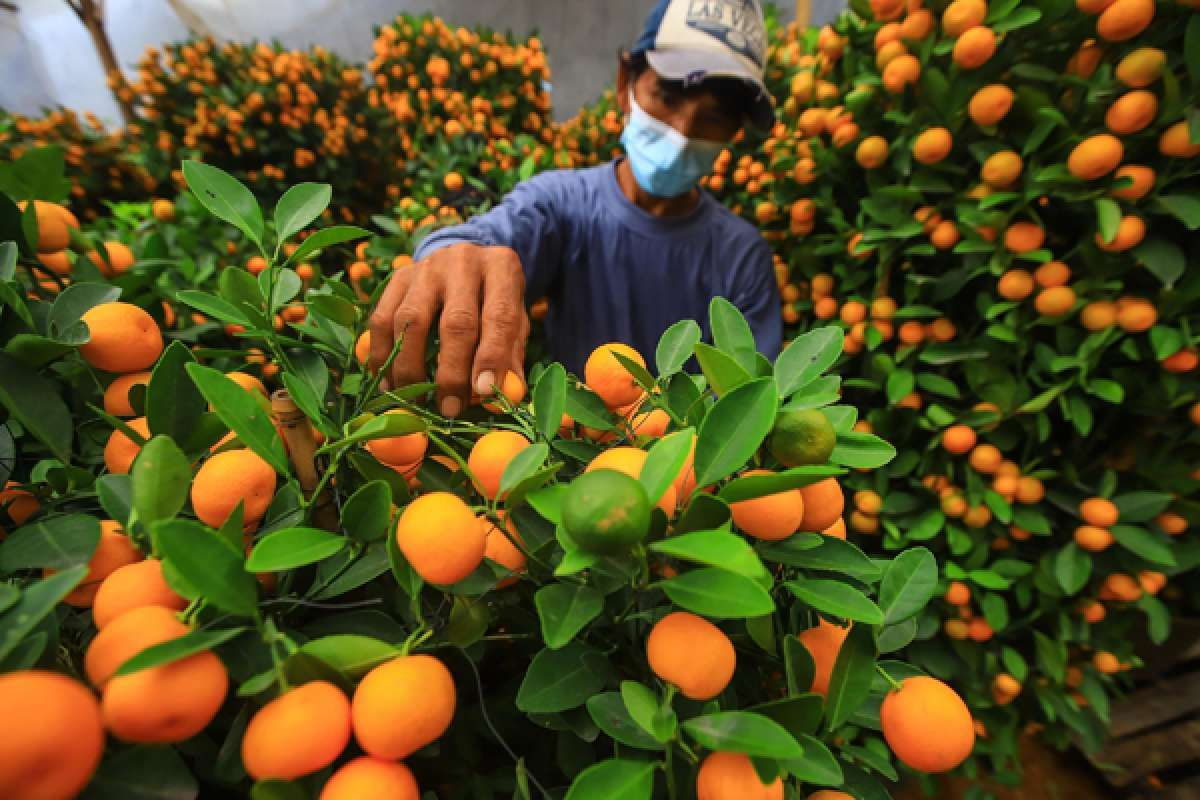
#> input picture M3 - Dasar OpenCV/orange.jpg, 1200 x 800 px
$ jupyter execute --allow-errors 'Praktikum 3.1. Dasar Pengolahan Citra dengan OpenCV.ipynb'   (shell and % lines are left out)
#> lines starting #> are read from the running program, lines starting #| are printed output that depends on the picture; after the words box and inside, x2 and y2 are one past the last pixel; in counts of white or black regions, pixels touching at a corner belong together
<a href="https://colab.research.google.com/github/priskach/PCD_TI_FSaintek/blob/main/M3%20-%20Dasar%20OpenCV/Praktikum%203.1.%20Dasar%20Pengolahan%20Citra%20dengan%20OpenCV.ipynb" target="_parent"></a>

# **Dasar Pengolahan Citra dengan OpenCV dan Rasterio**

Pada pelajaran sebelumnya, kita telah pelajari mengenai bagaimana Google Colab dapat digunakan untuk menjalankan perintah-perintah Python pada baris-baris cell-nya. Pada latihan ini kita akan menggunakan beberapa modul Python yang berhubungan dengan pengolahan Citra: *OpenCV* dan *Rasterio*.

Materi praktikum pada minggu ini adalah sub-topik sebagai berikut:
- Mengenal Perangkat Pengolahan Citra: OpenCV dan Rasterio
- Memahami struktur data citra
- Mengenal format Data Citra: COG
- Menghitung Statistik Citra
- Menampilkan histogram dan diagram pencar (*scatter plot*) dari data citra satelit

## *Dasar-dasar Citra dan Computer Vision dengan OpenCV*

### Persiapan Data

Sebagaimana dibahas pada [latihan sebelumnya](https://colab.research.google.com/github/danylaksono/OpenCV-PCD/blob/main/Minggu%201_%20Panduan%20Google%20Colab%20untuk%20PCD.ipynb), OpenCV merupakan salah satu modul Python yang digunakan untuk pengolahan citra pada *level rendah*. Maksudnya, OpenCV menyediakan fungsi-fungsi yang paling mendasar hingga cukup kompleks untuk pengolahan citra dalam *computer vision*.

Pada latihan sebelumnya telah dibahas mengenai bagaimana menggunakan Google Colab sebagai sebuah console interactive Python (iPython) Notebook. Dengan Google Colab, kita dapat membuat sebuah notebook berisi serangkaian perintah dalam bahasa Python untuk menjalankan fungsi tertentu, termasuk pengolahan citra. Pada minggu ini akan dibahas secara khusus mengenai penggunaan OpenCV untuk melakukan pengolahan citra sederhana.

Untuk latihan ini, pelajari kembali mengenai cara untuk mengunggah dan menggunakan berkas (misalnya file foto) pada Google Colab. Cara lain yang dapat dilakukan adalah dengan menggunakan fungsi *upload file* pada Google Colab. Untuk latihan ini, unggah file '**orange.jpg**' dari link berikut:

https://drive.google.com/uc?id=1kc8QA4GIHqaQusFlcGd91cUNnb3nr7GU

[cell 1]
# upload file yang sudah diunduh
# file akan disimpan sesuai dengan nama file yang diunggah
from google.colab import files
file = files.upload()
#> the answer given: orange.jpg

Setelah mengunggah file '**orange.jpg**' ke tombol di atas, kita dapat lakukan cek untuk memeriksa isi dari folder saat ini. perintah `ls` merupakan perintah Linux untuk keperluan ini.

Dapat kita lihat bahwa file 'orange.jpg' telah berhasil diunggah pada folder tempat Google Colab ini dijalankan. Selanjutnya, kita dapat memanggil file tersebut untuk pengolahan dengan OpenCV.

### Menggunakan OpenCV

Untuk menggunakan OpenCV, kita akan memanggil fungsi **cv2** dari library OpenCV versi 4 yang sudah tersedia pada Google Colab. Untuk itu, kita tidak perlu melakukan instalasi modul ini menggunakan perintah `pip` seperti yang kita lakukan pada modul **rasterio** di latihan sebelumnya. Kita langsung dapat memanggil modul-modul **cv2** menggunakan perintah:

```
import cv2
```

Khusus untuk penggunaan OpenCV di Google Colab, terdapat satu fungsi yang memerlukan *patch* atau perbaikan, yaitu ```cv2.imshow()```. Fungsi ini digunakan untuk menampilkan gambar pada OpenCV. Di Google Colab, fungsi ini digantikan dengan baris perintah berikut:

``` from google.colab.patches import cv2_imshow ```

selanjutnya fungsi ```cv2.imshow()``` digantikan dengan fungsi ```cv2_imshow()```.

Untuk mencoba, jalankan baris perintah berikut:

[cell 2]
# memanggil library opencv
import cv2

# memanggil fungsi google colab untuk perbaikan cv2.imshow
from google.colab.patches import cv2_imshow

# menyimpan gambar dengan fungsi imread dari OpenCV
img = cv2.imread("orange.jpg")
#> img is the input picture: shape (800, 1200, 3); mean B, G, R 32.9, 78.7, 88.4
# sesuaikan dengan nama file yang diunggah pada cell sebelumnya

# menampilkan gambar dengan fungsi cv2_imshow
cv2_imshow(img)

# lihat tipe data img. disimpan sebagai apa?
print(type(img))
#| <class 'numpy.ndarray'>

**Keterangan:**

*import*	adalah fungsi Python untuk memanggil modul di luar fungsi dasar yang disediakan

*cv2*	adalah nama modul Python yang digunakan untuk memanggil fungsi-fungsi OpenCV

*numpy*	modul Python untuk pengolahan matriks (ingat bahwa citra pada OpenCV dianggap sebagai matrix)
matplotlib	modul Python untuk melakukan fungsi plotting

*cv2.imread*	perintah yang digunakan pada modul cv2 untuk memanggil citra

*cv2_imshow*	perintah yang digunakan pada modul cv2 untuk menampilkan citra. Argumen yang diperlukan adalah nama  citra yang dipanggil

Perintah di atas menggunakan *cv2.imread* untuk memanggil citra. Pada script di atas,

```img = cv2.imread('orange.jpg')```

menunjukkan bahwa citra ‘orange.jpg’ disimpan pada variable bernama ```img```.

Selain fungsi **imshow** di atas, dapat digunakan juga Matplotlib untuk menampilkan gambar. Kode yang digunakan adalah ```plt.imshow()``` dengan terlebih dulu memanggil fungsi ```plt``` dari library Matplotlib:

[cell 3]
# memanggil fungsi plt dari matplotlib
from matplotlib import pyplot as plt

# membuat sebuah variabel kosong 'fig'
fig = plt.figure()
fig.add_subplot(121)
# subplot (jumlah baris, jumlah kolom, urutan)

# menampilkan gambar dengan fungsi plt
plt.imshow(img)

# plotting gambar
fig.add_subplot(122)
# subplot, formatnya: (jumlah baris, jumlah kolom, urutan)
img2 = cv2.cvtColor(img, cv2.COLOR_BGR2RGB)
plt.imshow(img2)


plt.show() #untuk menampilkan plot
#> figure, not shown here; B, G, R data is drawn as R, G, B

> **Pertanyaan**: Mengapa warnanya berubah jadi biru?

Beberapa perintah lain yang dapat digunakan untuk mengakses properti citra ```img``` adalah:

[cell 4]
print(img.shape) #menampilkan resolusi
#| (800, 1200, 3)
print(img.size) #menampilkan ukuran data pada media penyimpan
#| 2880000
print(img.dtype) #image datatype (kedalaman bit)
#| uint8

Demikian pula operasi-operasi matriks lainnya dapat diterapkan pada citra yang sudah dipanggil. Untuk detilnya silahkan merujuk Dokumentasi OpenCV

### Ekstraksi Band

Sebuah citra dapat dipecah pada band penyusunnya dengan menggunakan perintah ```cv2.split()```.

[cell 5]
# Band blue, green dan red masng-masing disimpan pada variabel b,g,r
b, g, r = cv2.split(img)

atau bisa juga dengan menggunakan operasi index pada matriks img:

[cell 6]
b = img[...,0]  # blue channel
g = img[...,1]  # green channel
r = img[...,2]  # red channel

Perhatikan bagaimana tiap band disusun pada variabel yang menyimpan gambar: *masing-masing band disusun sebagai sebuah array di dalam array*. Ingat bahwa pada Python, index sebuah array **dimulai dari angka nol**.

Selanjutnya masing-masing band dapat ditampilkan dengan menggunakan ```cv2_imshow``` atau ```plt.imshow```:

[cell 7]
cv2_imshow(b); # menampilkan band biru

Cobalah latihan yang sama dengan menggunakan band lain. Bagaimana tampilan dari masing-masing citra? apa perbedaannya?

### Transformasi Colorspace

Citra pada OpenCV disimpan dalam susunan BGR (*Blue, Green, Red*). Adakalanya untuk berbagai keperluan perlu dilakukan transformasi colorspace BGR menjadi format lain, misalnya HSV (*Hue Saturation Value*). Penggunaan Colorspace HSV bertujuan untuk mendekati bagaimana cara mata manusia mengenali warna. Contoh penggunaannya adalah untuk melakukan ekstraksi objek berdasarkan warna dan kecerahannya.

> Pelajaran yang dapat diambil adalah bahwa tiap program pengolah citra dapat memiliki susunan *colorspace* yang berbeda. Perhatikan bagaimana pengaruh susunan band ini terhadap komposit citra yang dihasilkan

Fungsi yang digunakan untuk melakukan transformasi adalah ```cv2.cvtColor()```

[cell 8]
# konversi BGR dari variable img ke colorspace HSV
hsv = cv2.cvtColor(img, cv2.COLOR_BGR2HSV);
#> hsv: shape (800, 1200, 3); mean H, S, V 37.9, 178.3, 102.7

Fungsi di atas mentransformasi citra 'img' ke dalam kelas warna HSV menggunakan fungsi COLOR_BGR2HSV. Untuk fungsi transformasi lain silahkan merujuk dokumentasi OpenCV.
Hasil konversi juga dapat dipecah ke dalam masing-masing band:

[cell 9]
# memisahkan hue, saturation dan value
h, s, v = cv2.split(hsv)
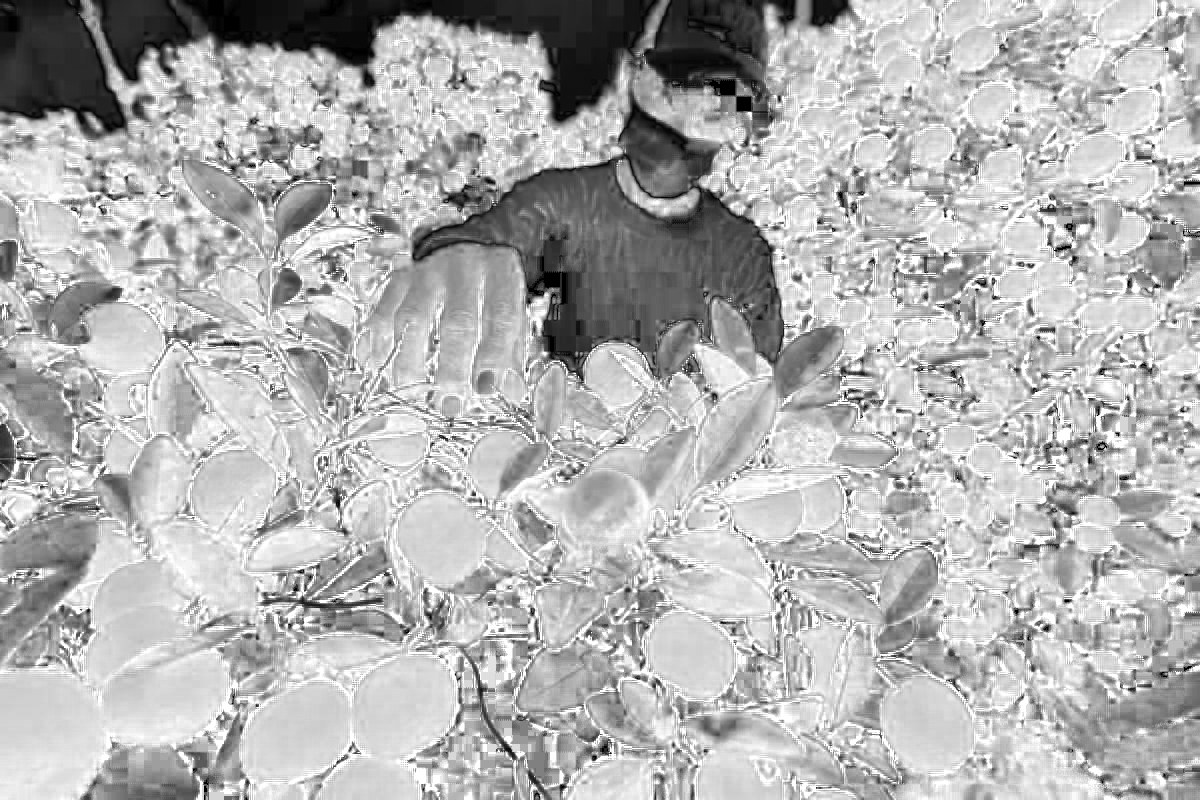
#> s: shape (800, 1200); min 0, max 255, mean 178.3
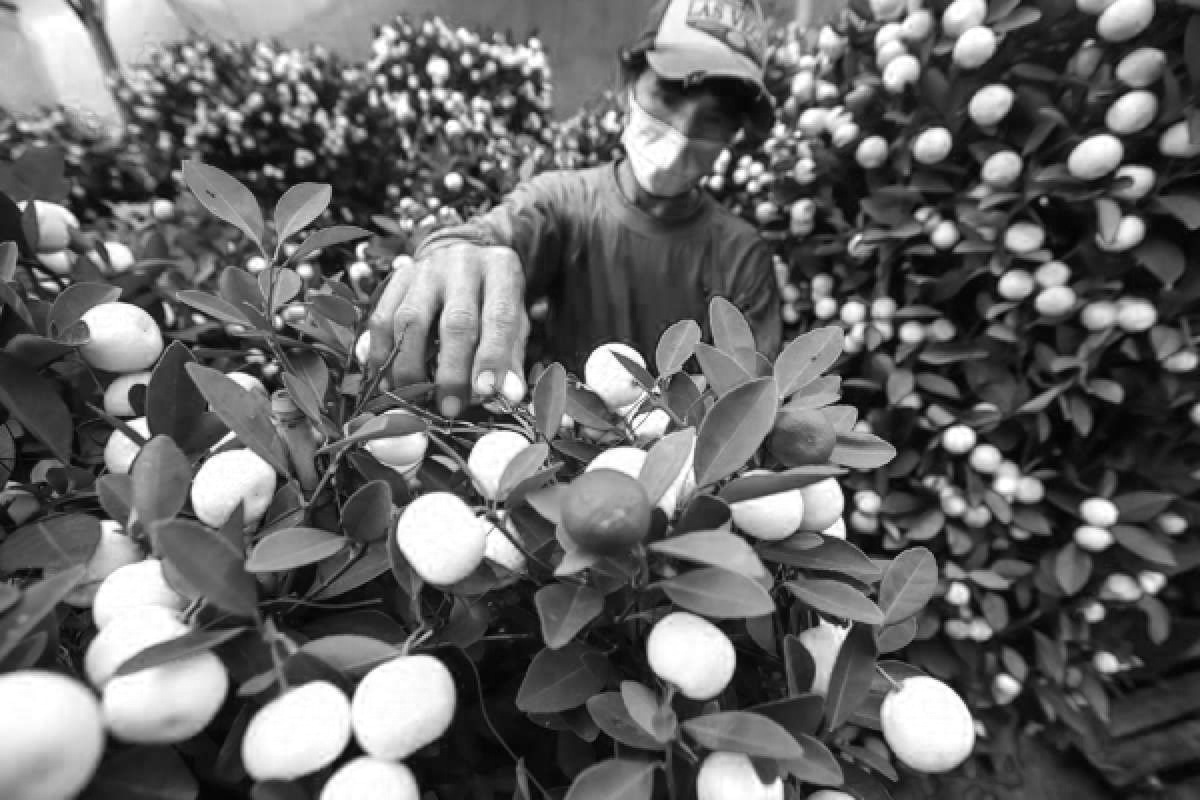
#> v: shape (800, 1200); min 0, max 255, mean 102.7

# menampilkan band hue
cv2_imshow(h)

Hasil di atas adalah visualisasi untuk band Hue. Bagaimana tampilan dari Band lain?

### Menampilkan Histogram Citra

Histogram dapat ditampilkan dengan menggunakan banyak cara. Fungsi yang dapat digunakan antara lain ```cv2.calcHist()```, ```np.histogram()``` dan ```plt.hist()```.

Adapun parameter untuk fungsi cv2.calcHist() adalah sebagai berikut:

```cv.calcHist(images, channels, mask, histSize, ranges[, hist[, accumulate]])```

* images : gambar yang dibaca menggunakan fungsi cv.read dengan type uint8 or float32. Gambar ini harus dinyatakan sebagai sebuah array dengan kurung siku "[img]".
* channels : band yang akan dihitung histogramnya. Gunakan [0] untuk citra *grayscale*. Untuk citra berwarna, kita dapat berikan nilai [0], [1] atau [2] untuk menghitung histogram dari masing-masing band.
* mask : digunakan apabila kita ingin memperoleh histogram dari sebagian citra saja.
* histSize : Ukuran histogram, atau banyaknya kolom yang digambar. Kita dapat gunakan nilai sesuai dengan jumlah pixel [256].
* ranges : rentang nilai. Pada citra 8 bit, nilainya adalah [0,256].

Baca pada [rujukan berikut](https://docs.opencv.org/master/d1/db7/tutorial_py_histogram_begins.html) untuk lebih lengkapnya

Berikut adalah contoh kode untuk memanggil histogram:

[cell 10]
# memanggil library yang dibutuhkan
import cv2
import numpy as np
from matplotlib import pyplot as plt

# jika file baymax.jpg yang digunakan, hilangkan tanda komentar
# img = cv2.imread(‘Baymax.jpg')

color = ('b','g','r')
for i,col in enumerate(color):
  histr = cv2.calcHist([img],[i],None,[256],[0,256])
  plt.plot(histr,color = col)
  plt.xlim([0,256])
plt.show()
#> figure, not shown here; curve peaks at x = 0, y = 54538; curve peaks at x = 37, y = 9363; curve peaks at x = 255, y = 16109

Pada fungsi di atas, ```cv2.calcHist()``` digunakan untuk menghitung histogram, sedangkan ```plt.plot()``` digunakan untuk menampilkan histogram yang telah dihitung. Fungsi for adalah perulangan (loop) pada Python.

Berikut contoh plotting dengan pyplot:

[cell 11]
# plotting menggunakan fungsi histogram dari pyplot
# ravel() adalah fungsi numpy untuk mengkonversi array menjadi flat array

# h.ravel() -> menampilkan histogram untuk band Hue (dari variabel pada cell sebelumnya)

plt.hist(h.ravel(),256,[0,256]);

plt.show()
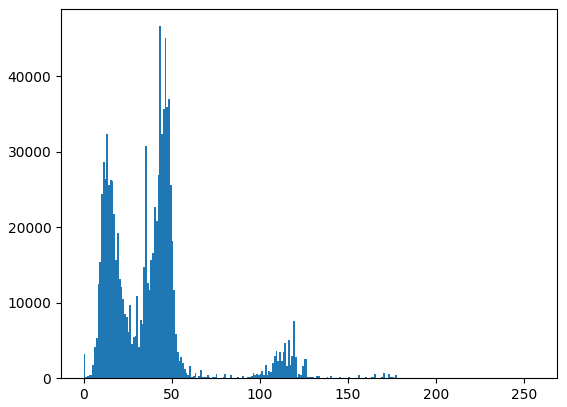
#> figure drawn by matplotlib, 1 panel; tallest bar 46602 high, from x = 43 to 44

Histogram pada citra dapat kita gunakan untuk melihat secara cepat distribusi dari nilai pixel pada sebuah citra. Apabila di atas kita menggunakan gambar biasa, kita juga dapat menggunakan citra satelit untuk keperluan tersebut. Pembahasannya akan diberikan pada bagian Rasterio di bawah panduan ini.

### Contoh Kasus: Ekstraksi Objek dengan warna menggunakan OpenCV

Salah satu contoh penggunaan ekstraksi warna adalah untuk memisahkan objek berdasarkan warnanya. Coba lakukan latihan berikut untuk memahami penggunaannya.

Jika Anda bertanya-tanya mengapa kita perlu melakukan transformasi colospace, maka gambar di atas adalah jawabannya. Pada colorspace HSV, kita dapat memisahkan objek berdasarkan warnanya: Band Hue sendiri telah mewakili seluruh warna yang ada. Jika kita memilih nilai tertentu dari rentang warna ini, kita dapat dengan mudah melakukan ekstraksi objek berdasarkan warnanya.

Sebagai referensi, berikut adalah rentang warna pada band Hue:

Untuk memilih objek jeruk dari gambar di atas, kita dapat lakukan seleksi pada band hue dari nilai piksel yang mendekati warna orange pada jeruk, yaitu antara 5-72. Pada kode di bawah, kita menggunakan fungsi *widget* yang disediakan oleh Google Colab untuk membuat seleksi nilai hue ini dapat dilakukan secara otomatis.

[cell 12]
import cv2
import numpy as np
from matplotlib import pyplot as plt

# Membaca citra 'orange.jpg' yang sudah diunggah sebelumnya.
img = cv2.imread('orange.jpg')


hsv = cv2.cvtColor(img, cv2.COLOR_BGR2HSV);

# slider adalah salah satu fungsi Google Colab
# 3 dan 27 adalah batas warna orange pada band hue
# rubah slider untuk mencoba hasil akhir yang berbeda
batas_bawah = 46 #@param {type:"slider", min:0, max:360, step:1}
batas_atas = 78 #@param {type:"slider", min:0, max:360, step:1}

# definisi batas warna orange. perhatikan variabel batas_bawah dan batas_atas
lower_orange = np.array([batas_bawah,100,100])
upper_orange = np.array([batas_atas,255,255])

# membuat masking untuk mencari objek sesuai batas warna
mask = cv2.inRange(hsv, lower_orange, upper_orange)
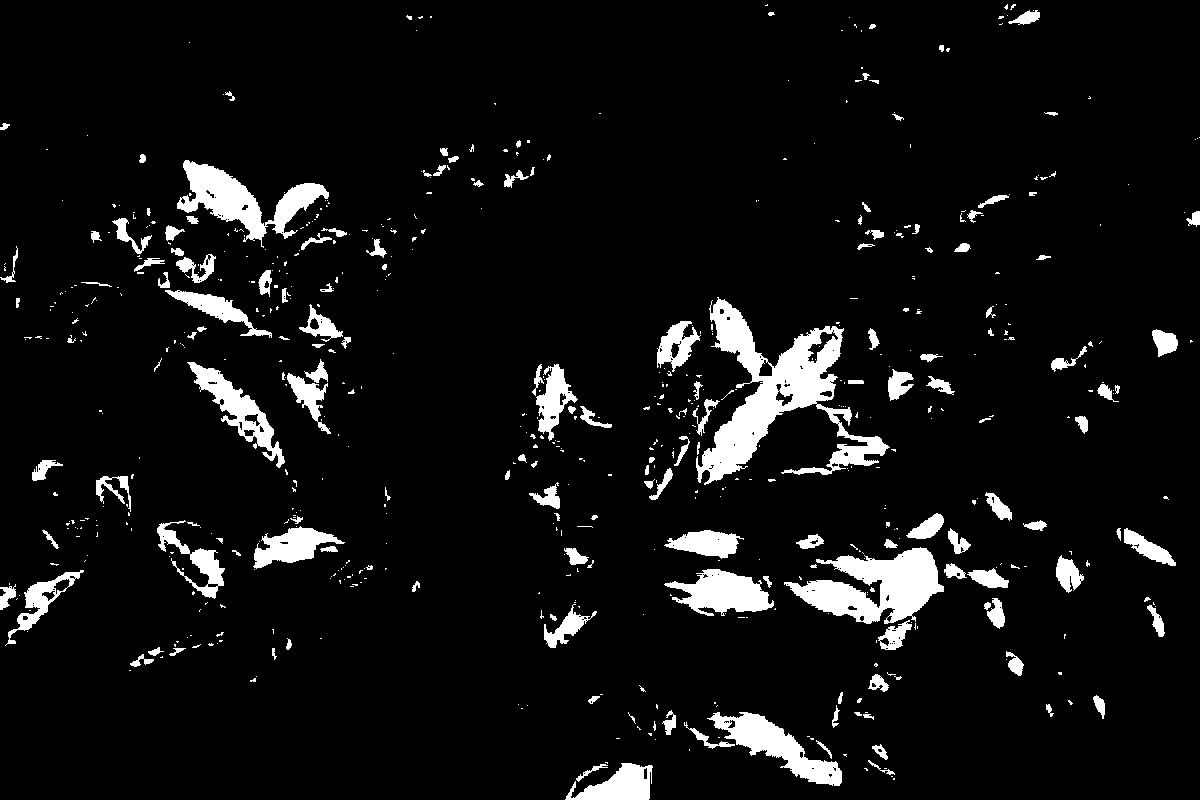
#> mask: shape (800, 1200); 6.8% white; 636 white regions (475 under 20 px), largest, box (x1, y1, x2, y2) and area: (696, 297, 890, 485) 11326, (784, 547, 944, 624) 6493, (177, 160, 329, 248) 4655

# Operasi Bitwise-AND
res = cv2.bitwise_and(img, img, mask=mask)
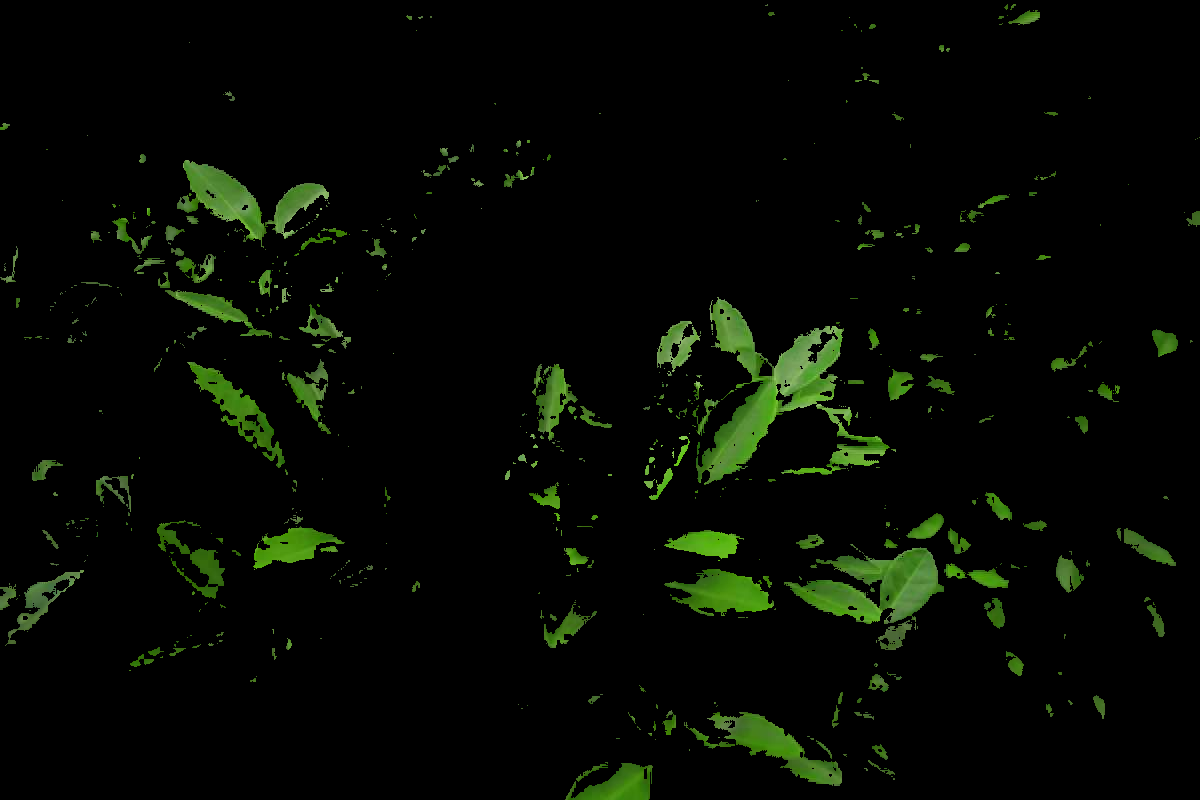
#> res: shape (800, 1200, 3); mean B, G, R 2.6, 8.9, 5.2

# cetak hasil ke layar
print("gambar asal")
cv2_imshow(img);

print("masking warna")
cv2_imshow(mask)

print("hasil operasi")
cv2_imshow(res)
